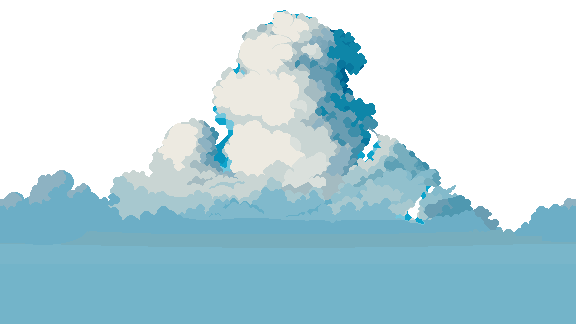
#> input picture assets/2.png, 576 x 324 px
$ python test.py .
#> lines starting #> are read from the running program, lines starting #| are printed output that depends on the picture
from PIL import Image
import os
import sys

TARGET_SIZE = (100, 100)

def resize_pngs(input_dir):
#> called with input_dir = '.'
    output_dir = os.path.join(input_dir, "out")
    os.makedirs(output_dir, exist_ok=True)

    for filename in os.listdir(input_dir):
        if filename.lower().endswith(".png"):
            input_path = os.path.join(input_dir, filename)
            output_path = os.path.join(output_dir, filename)

            try:
                with Image.open(input_path) as img:
#> img is the input picture: PIL image 576x324 RGBA; mean R, G, B, A 76.3, 105.4, 114.2, 144.4
                    img = img.convert("RGBA")
                    img_resized = img.resize(TARGET_SIZE, Image.Resampling.LANCZOS)
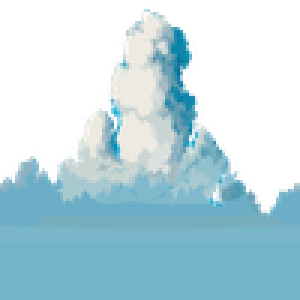
#> img_resized: PIL image 100x100 RGBA (shown 3 times larger); mean R, G, B, A 81.2, 112.2, 121.5, 144.4; transparent parts drawn white
                    img_resized.save(output_path, "PNG")

                print(f"OK: {filename}")

            except Exception as e:
                print(f"Błąd przy {filename}: {e}")
#> pass 2 of the loop in resize_pngs, `for filename in os.listdir(input_dir):`:
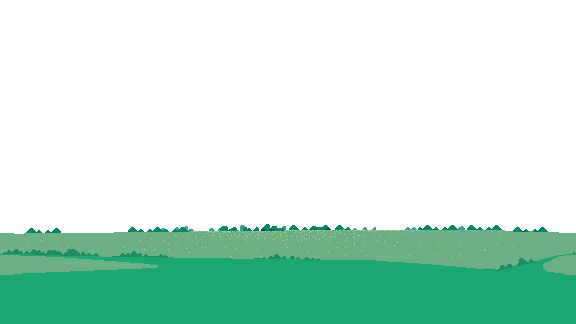
#> input picture assets/3.png, 576 x 324 px
#> in resize_pngs, img is the input picture: PIL image 576x324 RGBA; mean R, G, B, A 16, 49.3, 34.9, 74.4
#> in resize_pngs, `img_resized = img.resize(TARGET_SIZE, Image.Resampling.LANCZOS)`:
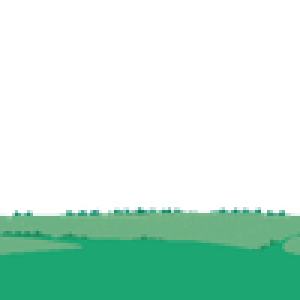
#> img_resized: PIL image 100x100 RGBA (shown 3 times larger); mean R, G, B, A 17.2, 52.1, 37.2, 74.5; transparent parts drawn white

if __name__ == "__main__":
    if len(sys.argv) < 2:
        print("Użycie: python resize.py <ścieżka_do_folderu>")
        sys.exit(1)

    folder = sys.argv[1]

    if not os.path.isdir(folder):
        print("Podana ścieżka nie jest folderem.")
        sys.exit(1)

    resize_pngs(folder)
